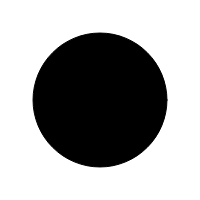
Frame 1 (no input)
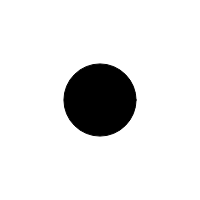
Frame 60 (no input)
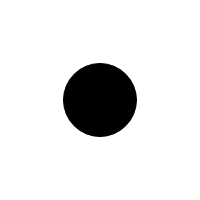
Frame 120 (the mouse pressed at the canvas centre since frame 60)

The p5.js sketch that drew these frames (run headless with seeded random() and noise() and a simulated clock; from frame 60 on, the mouse is pressed at the canvas centre):

// p5.js sketch
// ── sketch.js
let time = 0.0;
let increment = .01;

function setup() {
	createCanvas(200, 200);
}

function draw() {
	background(255);
	let n = noise(time) * width;
	time += increment;

	fill(0);
	ellipse(width/2, height/2, n, n);
}
